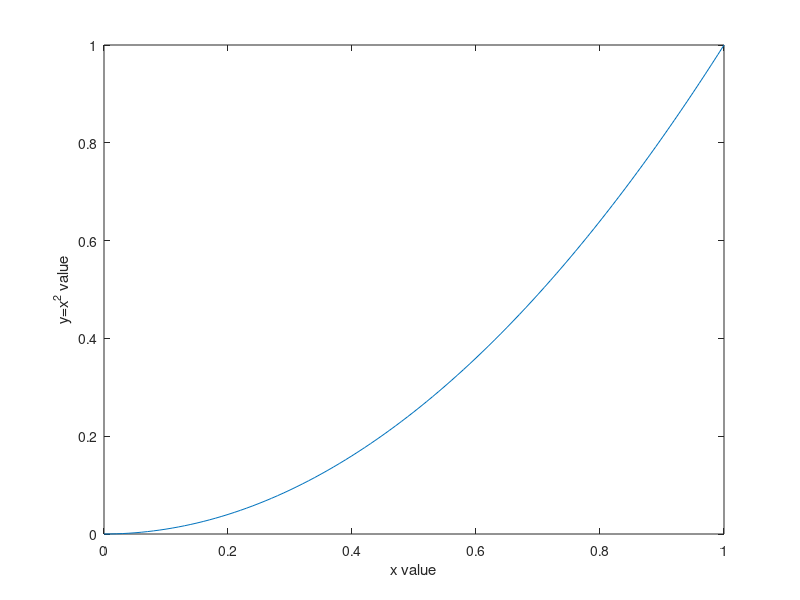
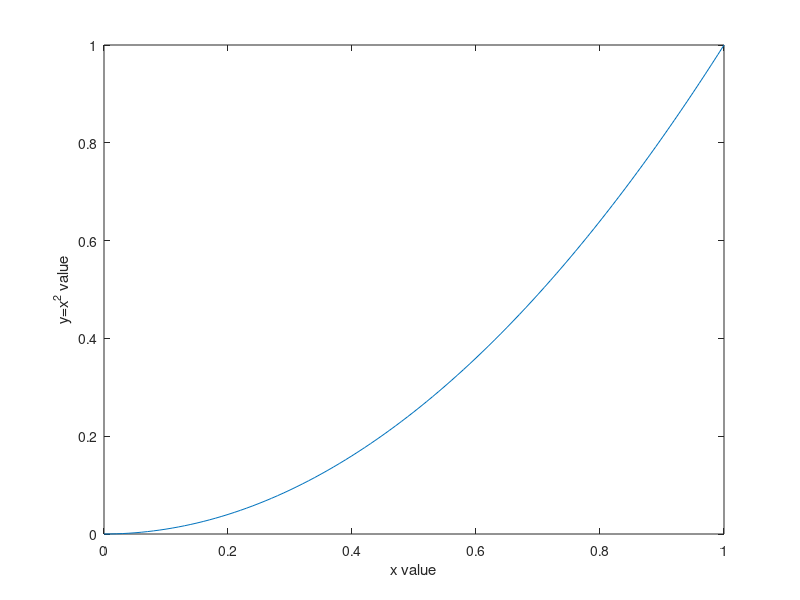

Write MATLAB code to recreate these figures, in order.
clc
close all
clear

% example with for loop
x = (0 : 0.01 : 1)';
K = length(x);
y = zeros(1, K);
for k = 1 : K
   %if (x(k) == 0.5)
   %    continue;
   %end
   y(k) = x(k)^2;
end
plot(x, y), xlabel('x value'), ylabel('y=x^2 value'), axis([0, 1, 0, 1])

% example with .^
figure
x = (0 : 0.01 : 1)';
y = x.^2;
plot(x, y), xlabel('x value'), ylabel('y=x^2 value'), axis([0, 1, 0, 1])
